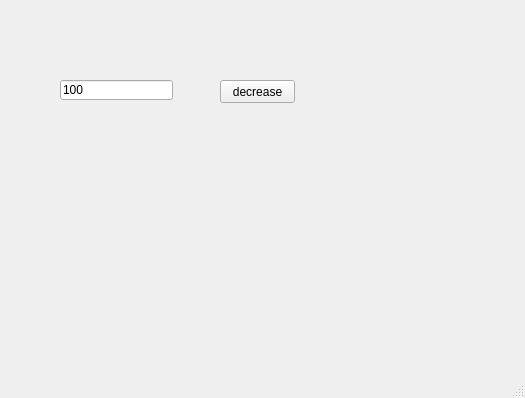
<?xml version="1.0" encoding="UTF-8"?>
<ui version="4.0">
 <class>MainWindow</class>
 <widget class="QMainWindow" name="MainWindow">
  <property name="geometry">
   <rect>
    <x>0</x>
    <y>0</y>
    <width>525</width>
    <height>398</height>
   </rect>
  </property>
  <property name="windowTitle">
   <string>MainWindow</string>
  </property>
  <widget class="QWidget" name="centralwidget">
   <widget class="QPushButton" name="pb">
    <property name="geometry">
     <rect>
      <x>220</x>
      <y>80</y>
      <width>75</width>
      <height>23</height>
     </rect>
    </property>
    <property name="text">
     <string>decrease</string>
    </property>
   </widget>
   <widget class="QLineEdit" name="le">
    <property name="geometry">
     <rect>
      <x>60</x>
      <y>80</y>
      <width>113</width>
      <height>20</height>
     </rect>
    </property>
    <property name="text">
     <string>100</string>
    </property>
   </widget>
  </widget>
  <widget class="QMenuBar" name="menubar">
   <property name="geometry">
    <rect>
     <x>0</x>
     <y>0</y>
     <width>525</width>
     <height>21</height>
    </rect>
   </property>
  </widget>
  <widget class="QStatusBar" name="statusbar"/>
 </widget>
 <resources/>
 <connections/>
</ui>
